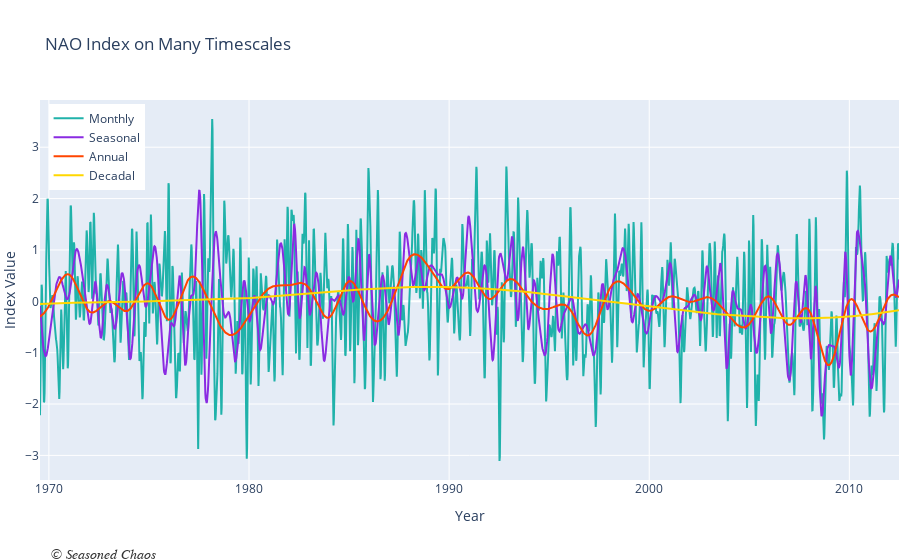

Notebook source saved alongside this figure:
### Code cell
fig = go.Figure()

fig.add_trace(go.Scatter(x =nao_x, y = nao_y,
                    mode='lines',
                    marker=dict(color='lightseagreen'),
                    name='Monthly'))

fig.add_trace(go.Scatter(x=nao_x, y=nao_szn_y,
                    mode='lines',
                    marker=dict(color='blueviolet'),
                    name='Seasonal'))

fig.add_trace(go.Scatter(x=nao_x, y=nao_years_y,
                    mode='lines',
                    marker=dict(color='orangered'),
                    name='Annual'))

fig.add_trace(go.Scatter(x=nao_x, y=nao_dec_y,
                    mode='lines',
                    marker=dict(color='gold'),
                    name='Decadal'))

fig.update_layout(title='NAO Index on Many Timescales',
#                   autosize=False,
#                   height=200,
#                   width=420,
                  margin=dict(
                        r=0.99,
                        l=0.1
                    ),
                   xaxis_title='Year',
                   yaxis_title='Index Value',
                   xaxis = dict(
                   tickmode = 'array',
                   tickvals = [0,10,20,30,40,50,60,70],
                   ticktext = ['1950','1960','1970','1980','1990','2000','2010','2020']),
                   hovermode='x')

fig.update_traces(hoverinfo='y')

fig.update_layout(legend=dict(
    yanchor="top",
    y=0.99,
    xanchor="left",
    x=0.01
))

fig.add_annotation(
            x=.01,
            y=-.22,
            xref="paper",
            yref="paper",
            text="<i>\xa9 Seasoned Chaos</i>",
            showarrow=False, opacity=.8,
            font=dict(
                family="Dill Alternate,monospace",
                size=14,
                color="black"
            ))

### Figure 1 — Plotly figure (JSON) as saved in the notebook; plotly's stock layout.template omitted (floating-point values rounded to 4 significant figures; data arrays with more than 128 entries replaced by an {"elided": "..."} marker saying what was removed)
{"data": [{"hoverinfo": "y", "marker": {"color": "lightseagreen"}, "mode": "lines", "name": "Monthly", "type": "scatter", "x": {"elided": "2635 float values"}, "y": {"elided": "2635 float values"}}, {"hoverinfo": "y", "marker": {"color": "blueviolet"}, "mode": "lines", "name": "Seasonal", "type": "scatter", "x": {"elided": "2635 float values"}, "y": {"elided": "2635 float values"}}, {"hoverinfo": "y", "marker": {"color": "orangered"}, "mode": "lines", "name": "Annual", "type": "scatter", "x": {"elided": "2635 float values"}, "y": {"elided": "2635 float values"}}, {"hoverinfo": "y", "marker": {"color": "gold"}, "mode": "lines", "name": "Decadal", "type": "scatter", "x": {"elided": "2635 float values"}, "y": {"elided": "2635 float values"}}], "layout": {"annotations": [{"font": {"color": "black", "family": "Dill Alternate,monospace", "size": 14}, "opacity": 0.8, "showarrow": false, "text": "<i>© Seasoned Chaos</i>", "x": 0.01, "xref": "paper", "y": -0.22, "yref": "paper"}], "autosize": true, "hovermode": "x", "legend": {"x": 0.01, "xanchor": "left", "y": 0.99, "yanchor": "top"}, "margin": {"l": 0.1, "r": 0.99}, "title": {"text": "NAO Index on Many Timescales"}, "xaxis": {"autorange": true, "range": [19.56, 62.48], "tickmode": "array", "ticktext": ["1950", "1960", "1970", "1980", "1990", "2000", "2010", "2020"], "tickvals": [0, 10, 20, 30, 40, 50, 60, 70], "title": {"text": "Year"}, "type": "linear"}, "yaxis": {"autorange": true, "range": [-3.479, 3.919], "title": {"text": "Index Value"}, "type": "linear"}}}
